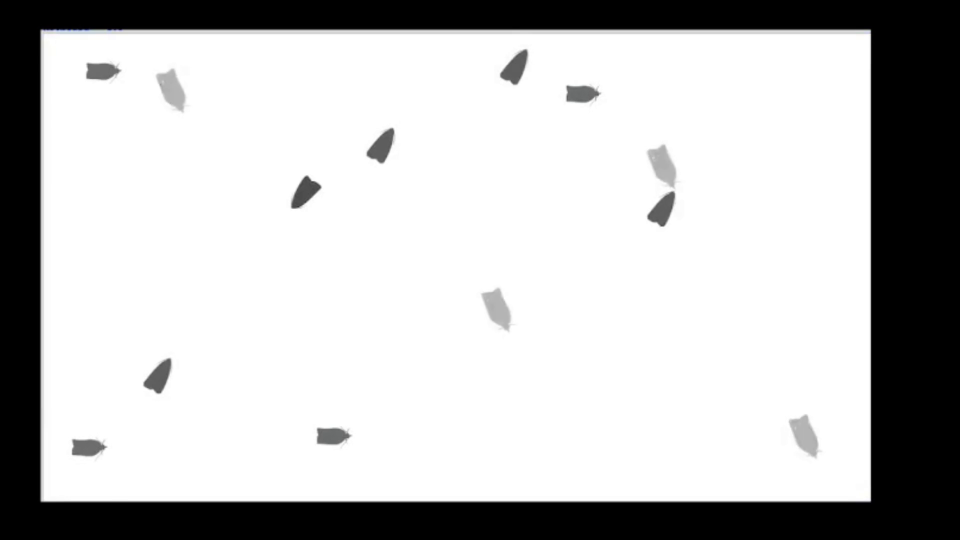
#> input picture frame 33 of pestiess.mp4, 1920 x 1080 px (shown at 1/2 size)
$ python demoTrapView.py
#> lines starting #> are read from the running program, lines starting #| are printed output that depends on the picture; after the words box and inside, x2 and y2 are one past the last pixel; in counts of white or black regions, pixels touching at a corner belong together
### tracker.py
import math


class EuclideanDistTracker:
    def __init__(self):
        # Store the center positions of the objects
        #Her bir nesne için merkez noktasını belirleme
        self.center_points = {}
        # Keep the count of the IDs
        # each time a new object id detected, the count will increase by one
        #her nesne için id belirleme
        self.id_count = 0


    def update(self, objects_rect):
        # Objects boxes and ids
        objects_bbs_ids = []

        # Get center point of new object
        for rect in objects_rect:
            x, y, w, h = rect
            cx = (x + x + w) // 2
            cy = (y + y + h) // 2

            # Find out if that object was detected already
            #TEKRARLANAN BİR NESNE Mİ
            same_object_detected = False
            for id, pt in self.center_points.items():
                dist = math.hypot(cx - pt[0], cy - pt[1])

                if dist < 25:
                    self.center_points[id] = (cx, cy)
                    print(self.center_points)
                    objects_bbs_ids.append([x, y, w, h, id])
                    same_object_detected = True
                    break

            # New object is detected we assign the ID to that object
            if same_object_detected is False:
                self.center_points[self.id_count] = (cx, cy)
                objects_bbs_ids.append([x, y, w, h, self.id_count])
                self.id_count += 1

        # Clean the dictionary by center points to remove IDS not used anymore
        new_center_points = {}
        for obj_bb_id in objects_bbs_ids:
            _, _, _, _, object_id = obj_bb_id
            center = self.center_points[object_id]
            new_center_points[object_id] = center

        # Update dictionary with IDs not used removed
        self.center_points = new_center_points.copy()
        return objects_bbs_ids

### demoTrapView.py
import cv2
from tracker import * #tracker dosyasını çağırdık

# tracker objesini oluşturduk
tracker = EuclideanDistTracker()

cap = cv2.VideoCapture("pestiess.mp4")

# sabit kameradan nesne algılama
object_detector = cv2.createBackgroundSubtractorMOG2(history=100, varThreshold=40)

while True:
    ret, frame = cap.read()
#> frame is the input picture: shape (1080, 1920, 3); mean B, G, R 190.5, 190.5, 190.5
    height, width, _ = frame.shape
#> height = 1080; width = 1920

    # Çalışma alanı belirleme
    roi = frame[500: 1200,500: 1200]
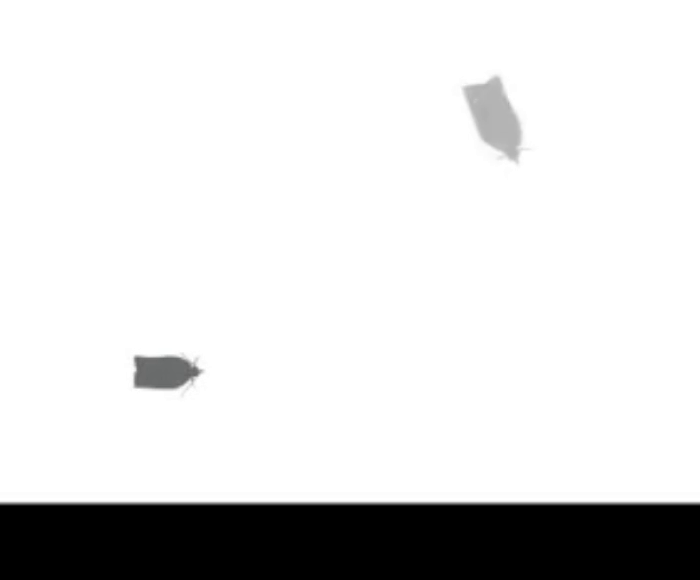
#> roi: shape (580, 700, 3); mean B, G, R 220.1, 220.1, 220.1

    # 1. Nesne Algılama
    mask = object_detector.apply(roi)
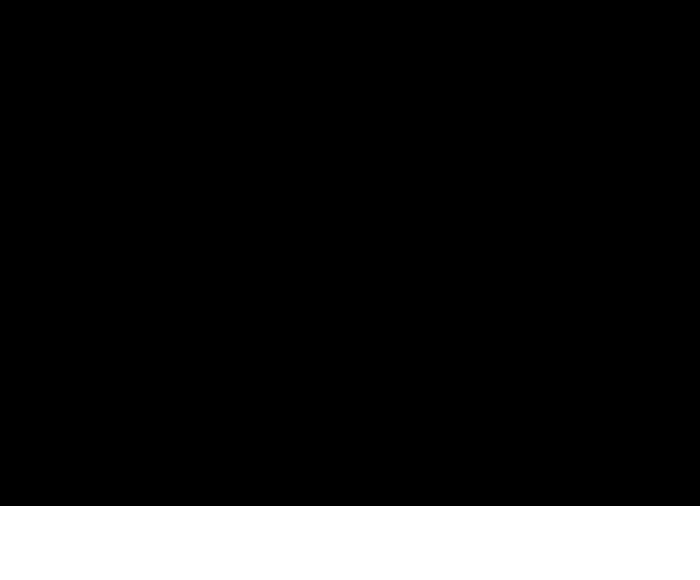
#> mask: shape (580, 700); values 127 (black) and 255 (white), 12.8% white; 1 white region, box (x1, y1, x2, y2) and area: (0, 506, 700, 580) 51800
    _, mask = cv2.threshold(mask, 254, 255, cv2.THRESH_BINARY) #Mask gölgeleri algılamasın
    contours, _ = cv2.findContours(mask, cv2.RETR_TREE, cv2.CHAIN_APPROX_SIMPLE)
#> contours = [[[0, 506], [0, 579], [699, 579], [699, 506]]]
    detections = [] #her nesene için bir dizi
    for cnt in contours:
        # çalışma alanı tanıma hassasiyeti
        area = cv2.contourArea(cnt)
        if area > 50:
            #cv2.drawContours(roi, [cnt], -1, (0, 255, 0), 2) Nesneleri kenarıyla belirtme
            x, y, w, h = cv2.boundingRect(cnt)


            detections.append([x, y, w, h]) #diziye yazdırma
#> this loop made 1 pass
#> (cnt, area, x, y, w, h) on pass 1: ([[0, 506], [0, 579], [699, 579], [699, 506]], 51027, 0, 506, 700, 74)
#> after the loop, detections = [[0, 506, 700, 74]]

    # 2. Nesne İzleme
    boxes_ids = tracker.update(detections)#her nesneye id verme
#> the loop in update, `for rect in objects_rect:` made 1 pass
#> (x, y, w, h, cx, cy, self.id_count) on pass 1: (0, 506, 700, 74, 350, 543, 1)
#> after the loop in update, `for rect in objects_rect:`: objects_bbs_ids = [[0, 506, 700, 74, 0]]; self.center_points = {0: (350, 543)}; self.id_count = 1
#> the loop in update, `for obj_bb_id in objects_bbs_ids:` made 1 pass
#> (obj_bb_id, object_id, center) on pass 1: ([0, 506, 700, 74, 0], 0, (350, 543))
#> after the loop in update, `for obj_bb_id in objects_bbs_ids:`: new_center_points = {0: (350, 543)}
#> boxes_ids = [[0, 506, 700, 74, 0]]
    for box_id in boxes_ids:
        x, y, w, h, id = box_id
        cv2.putText(roi, str(id), (x, y - 15), cv2.FONT_HERSHEY_PLAIN, 2, (255, 0, 0), 2)
        cv2.rectangle(roi, (x, y), (x + w, y + h), (0, 255, 0), 3)#nesneleri dikdörtgen içine alma
        if id > 5:#tespit edilen nesne sayısı 5i geçince ilaçlama bildirimi
            print("İlaçlama Zamanı")
#> this loop made 1 pass
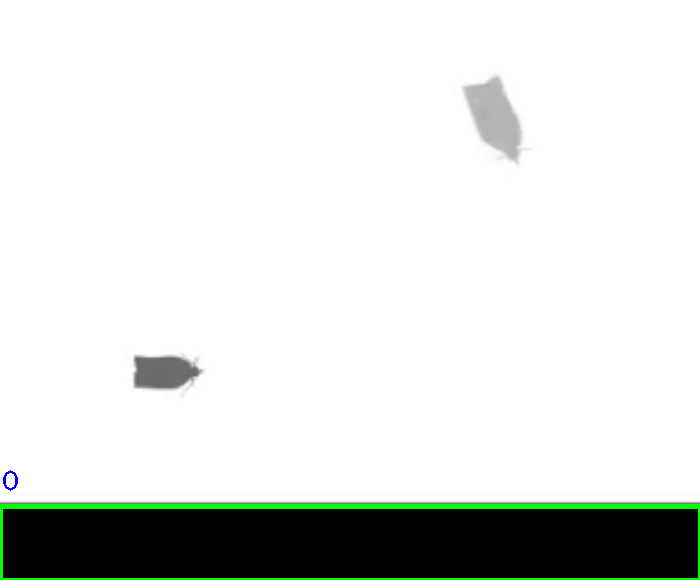
#> roi: shape (580, 700, 3); 1.32% of pixels changed, all inside (x1, y1, x2, y2) = (0, 470, 700, 580)

    cv2.imshow("roi", roi)
    cv2.imshow("Frame", frame)
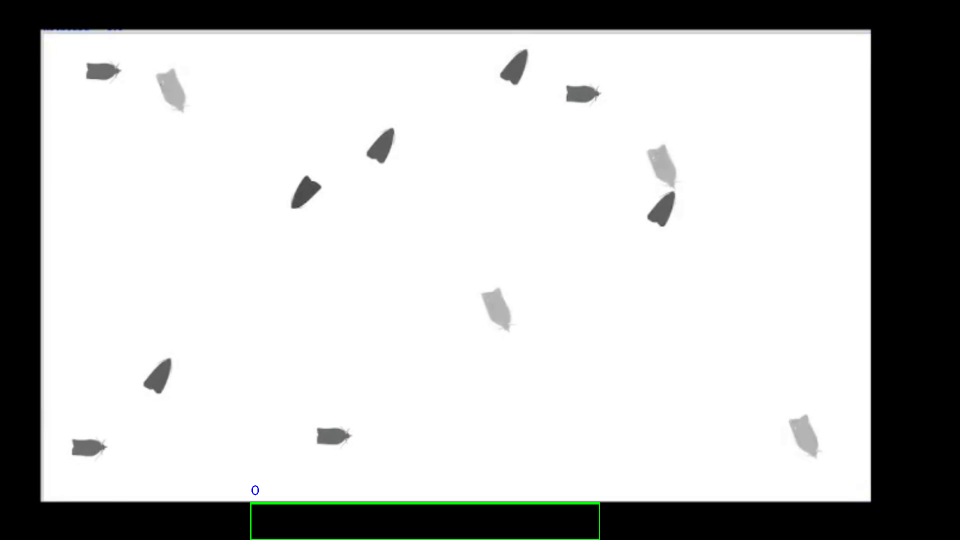
#> window 'Frame': shape (1080, 1920, 3) (shown at 1/2 size); mean B, G, R 190.5, 191.1, 190.4
    cv2.imshow("Mask", mask)

    key = cv2.waitKey(30)
#> (key Esc is pressed here)
    if key == 27:
        break

cap.release()
cv2.destroyAllWindows()

$ run again, starting later in the video
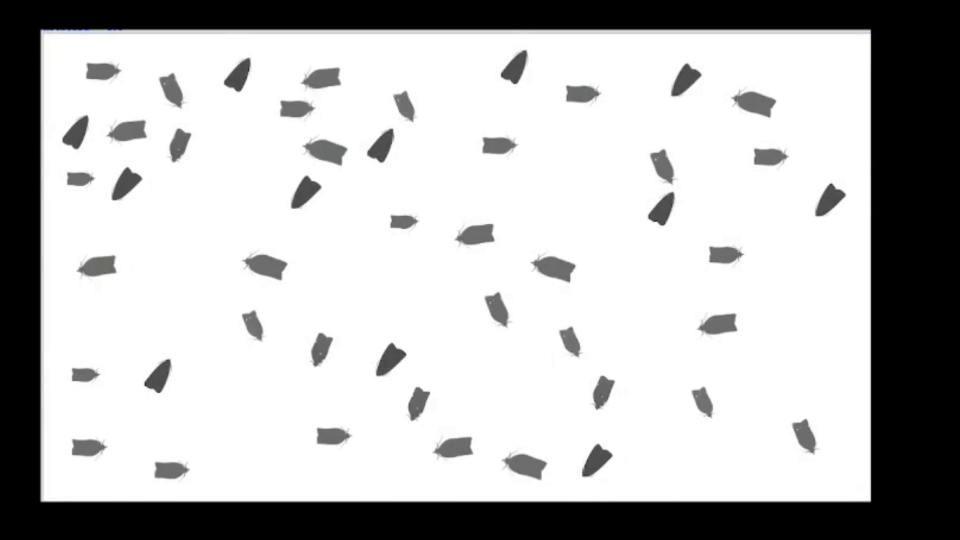
#> input picture frame 152 of pestiess.mp4, 1920 x 1080 px (shown at 1/2 size)
#> frame is the input picture: shape (1080, 1920, 3); mean B, G, R 185.3, 185.3, 185.3
#> contours = [[[0, 506], [0, 579], [699, 579], [699, 506]]]
#> the loop `for cnt in contours:` made 1 pass
#> (cnt, area, x, y, w, h) on pass 1: ([[0, 506], [0, 579], [699, 579], [699, 506]], 51027, 0, 506, 700, 74)
#> after the loop `for cnt in contours:`: detections = [[0, 506, 700, 74]]
#> the loop in update, `for rect in objects_rect:` made 1 pass
#> (x, y, w, h, cx, cy, self.id_count) on pass 1: (0, 506, 700, 74, 350, 543, 1)
#> after the loop in update, `for rect in objects_rect:`: objects_bbs_ids = [[0, 506, 700, 74, 0]]; self.center_points = {0: (350, 543)}; self.id_count = 1
#> the loop in update, `for obj_bb_id in objects_bbs_ids:` made 1 pass
#> (obj_bb_id, object_id, center) on pass 1: ([0, 506, 700, 74, 0], 0, (350, 543))
#> after the loop in update, `for obj_bb_id in objects_bbs_ids:`: new_center_points = {0: (350, 543)}
#> boxes_ids = [[0, 506, 700, 74, 0]]
#> the loop `for box_id in boxes_ids:` made 1 pass
#> after the loop `for box_id in boxes_ids:`:
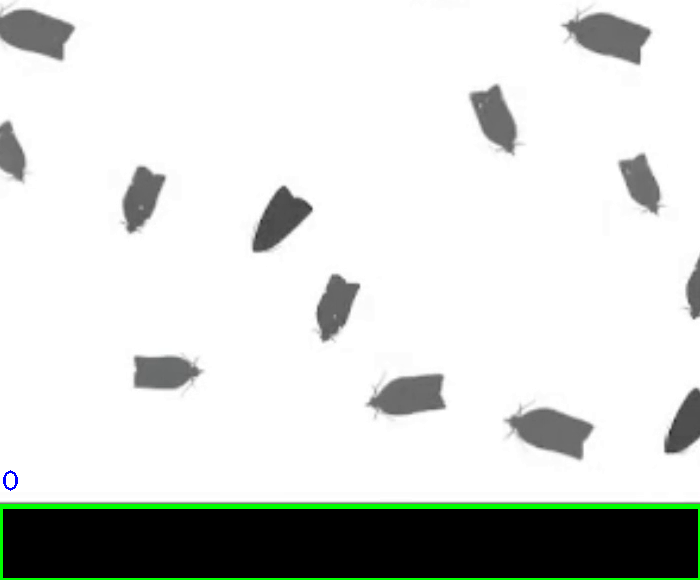
#> roi: shape (580, 700, 3); mean B, G, R 211.9, 215.1, 211.8
#> `cv2.imshow("Frame", frame)`:
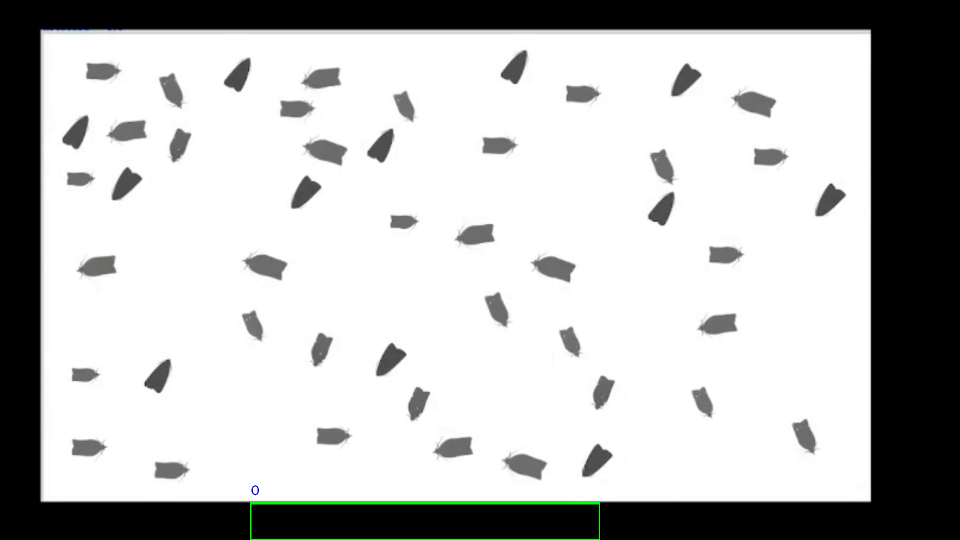
#> window 'Frame': shape (1080, 1920, 3) (shown at 1/2 size); mean B, G, R 185.3, 185.9, 185.2

$ run again, starting later in the video
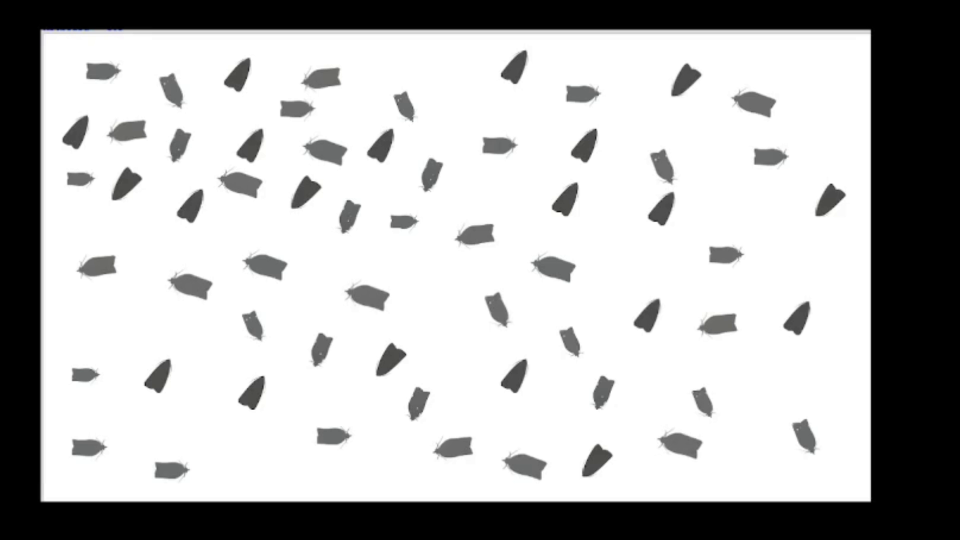
#> input picture frame 270 of pestiess.mp4, 1920 x 1080 px (shown at 1/2 size)
#> frame is the input picture: shape (1080, 1920, 3); mean B, G, R 182.9, 182.9, 182.9
#> contours = [[[0, 506], [0, 579], [699, 579], [699, 506]]]
#> the loop `for cnt in contours:` made 1 pass
#> (cnt, area, x, y, w, h) on pass 1: ([[0, 506], [0, 579], [699, 579], [699, 506]], 51027, 0, 506, 700, 74)
#> after the loop `for cnt in contours:`: detections = [[0, 506, 700, 74]]
#> the loop in update, `for rect in objects_rect:` made 1 pass
#> (x, y, w, h, cx, cy, self.id_count) on pass 1: (0, 506, 700, 74, 350, 543, 1)
#> after the loop in update, `for rect in objects_rect:`: objects_bbs_ids = [[0, 506, 700, 74, 0]]; self.center_points = {0: (350, 543)}; self.id_count = 1
#> the loop in update, `for obj_bb_id in objects_bbs_ids:` made 1 pass
#> (obj_bb_id, object_id, center) on pass 1: ([0, 506, 700, 74, 0], 0, (350, 543))
#> after the loop in update, `for obj_bb_id in objects_bbs_ids:`: new_center_points = {0: (350, 543)}
#> boxes_ids = [[0, 506, 700, 74, 0]]
#> the loop `for box_id in boxes_ids:` made 1 pass
#> after the loop `for box_id in boxes_ids:`:
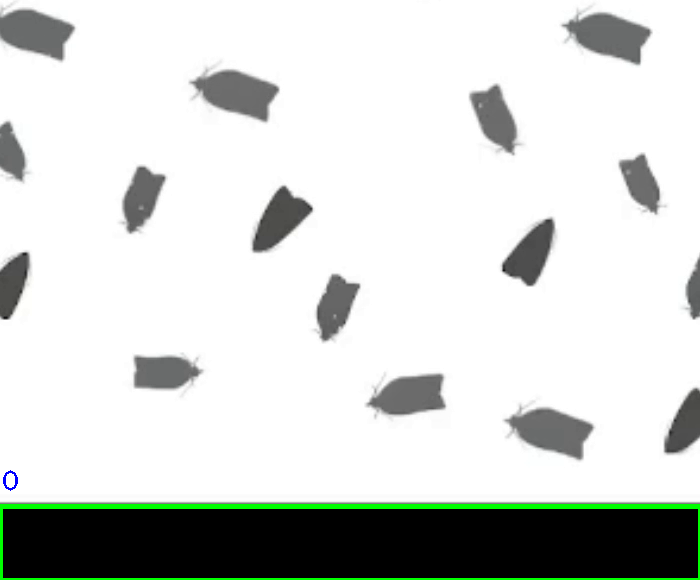
#> roi: shape (580, 700, 3); mean B, G, R 209.4, 212.7, 209.3
#> `cv2.imshow("Frame", frame)`:
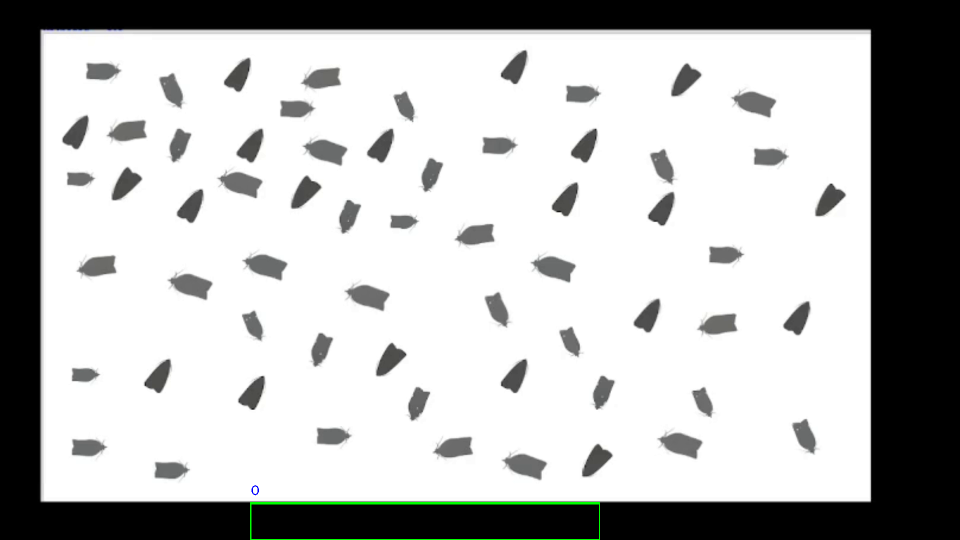
#> window 'Frame': shape (1080, 1920, 3) (shown at 1/2 size); mean B, G, R 182.9, 183.5, 182.8
